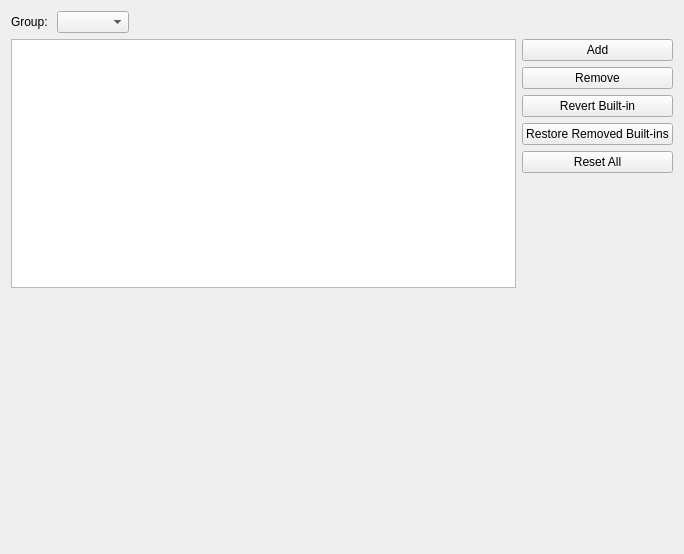
<?xml version="1.0" encoding="UTF-8"?>
<ui version="4.0">
 <class>TextEditor::Internal::SnippetsSettingsPage</class>
 <widget class="QWidget" name="TextEditor::Internal::SnippetsSettingsPage">
  <property name="geometry">
   <rect>
    <x>0</x>
    <y>0</y>
    <width>684</width>
    <height>554</height>
   </rect>
  </property>
  <property name="windowTitle">
   <string>Form</string>
  </property>
  <layout class="QVBoxLayout" name="verticalLayout_3">
   <item>
    <layout class="QHBoxLayout" name="horizontalLayout">
     <item>
      <widget class="QLabel" name="groupLabel">
       <property name="text">
        <string>Group: </string>
       </property>
      </widget>
     </item>
     <item>
      <widget class="QComboBox" name="groupCombo"/>
     </item>
     <item>
      <spacer name="horizontalSpacer">
       <property name="orientation">
        <enum>Qt::Horizontal</enum>
       </property>
       <property name="sizeHint" stdset="0">
        <size>
         <width>40</width>
         <height>20</height>
        </size>
       </property>
      </spacer>
     </item>
    </layout>
   </item>
   <item>
    <layout class="QHBoxLayout" name="horizontalLayout_2">
     <item>
      <layout class="QVBoxLayout" name="verticalLayout">
       <item>
        <widget class="QTableView" name="snippetsTable">
         <property name="editTriggers">
          <set>QAbstractItemView::DoubleClicked|QAbstractItemView::EditKeyPressed</set>
         </property>
         <property name="showGrid">
          <bool>false</bool>
         </property>
         <property name="gridStyle">
          <enum>Qt::NoPen</enum>
         </property>
        </widget>
       </item>
       <item>
        <widget class="QStackedWidget" name="snippetsEditorStack">
         <property name="currentIndex">
          <number>1</number>
         </property>
         <widget class="QWidget" name="page"/>
         <widget class="QWidget" name="page_2"/>
        </widget>
       </item>
      </layout>
     </item>
     <item>
      <layout class="QVBoxLayout" name="verticalLayout_2">
       <item>
        <widget class="QPushButton" name="addButton">
         <property name="text">
          <string>Add</string>
         </property>
        </widget>
       </item>
       <item>
        <widget class="QPushButton" name="removeButton">
         <property name="text">
          <string>Remove</string>
         </property>
        </widget>
       </item>
       <item>
        <widget class="QPushButton" name="revertButton">
         <property name="text">
          <string>Revert Built-in</string>
         </property>
        </widget>
       </item>
       <item>
        <widget class="QPushButton" name="restoreRemovedButton">
         <property name="text">
          <string>Restore Removed Built-ins</string>
         </property>
        </widget>
       </item>
       <item>
        <widget class="QPushButton" name="resetAllButton">
         <property name="text">
          <string>Reset All</string>
         </property>
        </widget>
       </item>
       <item>
        <spacer name="verticalSpacer">
         <property name="orientation">
          <enum>Qt::Vertical</enum>
         </property>
         <property name="sizeHint" stdset="0">
          <size>
           <width>20</width>
           <height>40</height>
          </size>
         </property>
        </spacer>
       </item>
      </layout>
     </item>
    </layout>
   </item>
  </layout>
 </widget>
 <tabstops>
  <tabstop>groupCombo</tabstop>
  <tabstop>addButton</tabstop>
  <tabstop>removeButton</tabstop>
  <tabstop>snippetsTable</tabstop>
 </tabstops>
 <resources/>
 <connections/>
</ui>
